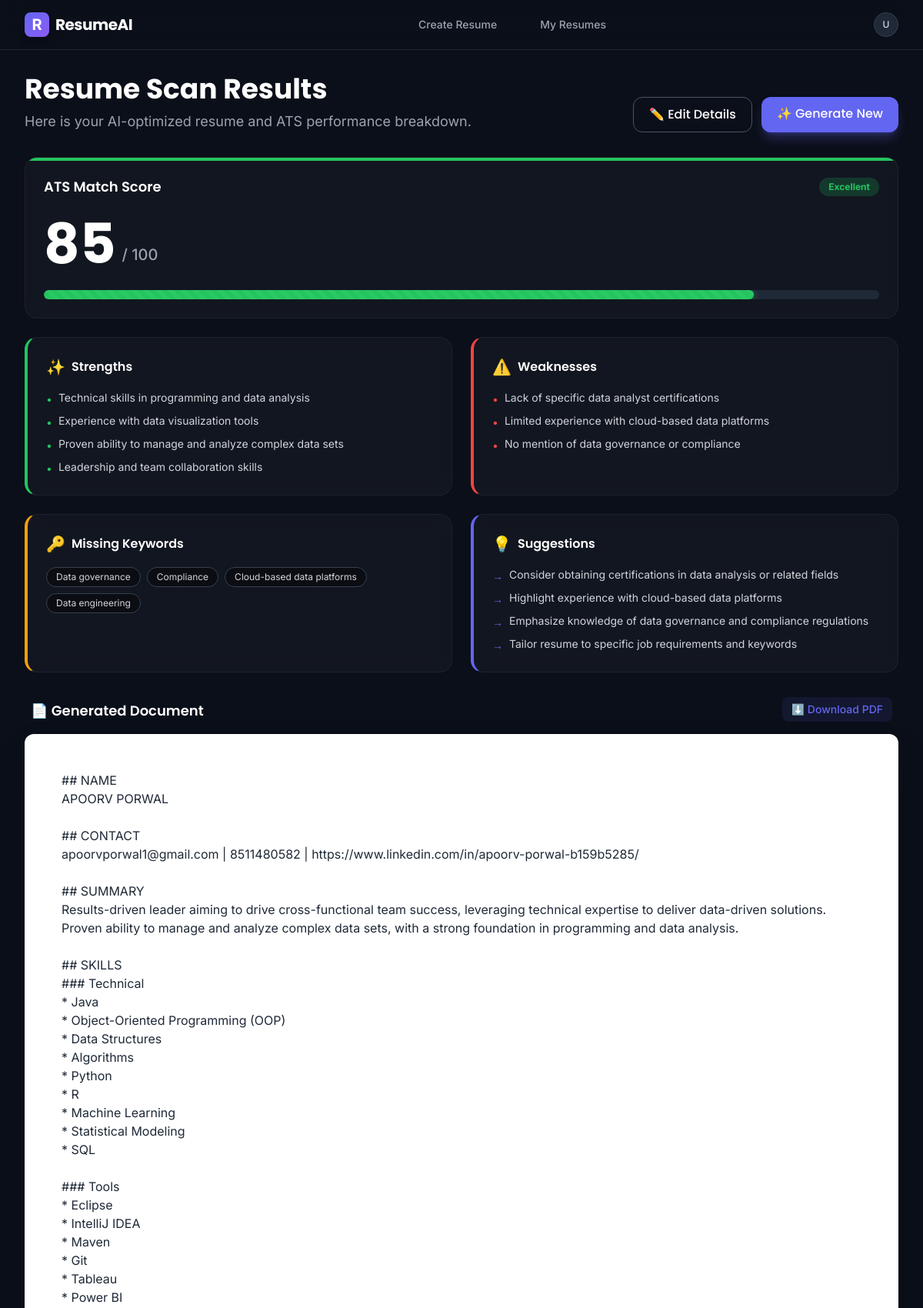
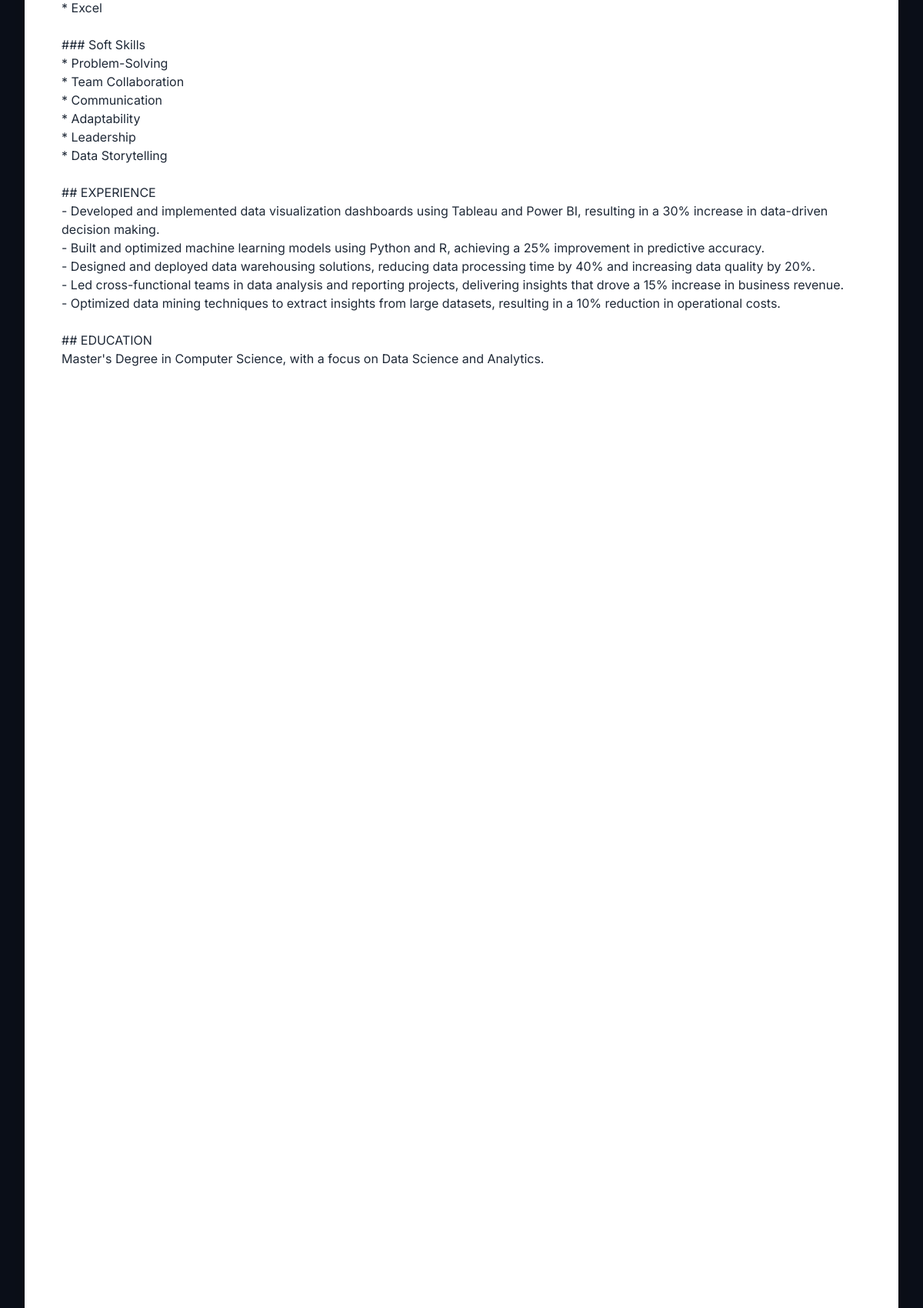
Screenshot of /resumes/detail/60/ (upper part) with the database file from the repository (2 pictures, top to bottom).
### resumes/models.py (models this page shows, shortened)
class Resume(models.Model):
    name = models.CharField(max_length=100)
    email = models.EmailField()
    phone = models.CharField(max_length=15)
    linkedin = models.URLField(blank=True, null=True)
    objective = models.TextField()
    skills = models.TextField()
    experience = models.TextField()
    education = models.TextField()
    job_description = models.TextField(blank=True, null=True)
    ai_generated_resume = models.TextField(blank=True, null=True)
    ats_score = models.IntegerField(blank=True, null=True)
    feedback = models.TextField(blank=True, null=True)
    created_at = models.DateTimeField(auto_now_add=True)
    updated_at = models.DateTimeField(auto_now=True)

### resumes/views.py (the view)
# urls.py: path('detail/<int:pk>/', views.resume_detail, name='resume_detail'),
def resume_detail(request, pk):
    resume = get_object_or_404(Resume, pk=pk)
    if resume.feedback:
        try:
            resume.feedback_data = json.loads(resume.feedback)
        except:
            resume.feedback_data = {}
    else:
        resume.feedback_data = {}
    return render(request, 'resumes/resume_detail.html', {'resume': resume})

### templates/resumes/resume_detail.html (shortened to what this page needs)
{% extends 'base.html' %}
{% block content %}
<div class="mb-8 flex flex-col md:flex-row md:items-end justify-between gap-4 print:hidden">
    <div>
        <h1 class="text-3xl md:text-4xl font-heading font-bold text-white mb-2">Resume Scan Results</h1>
        <p class="text-textSecondary text-lg">Here is your AI-optimized resume and ATS performance breakdown.</p>
    </div>
    <div class="flex gap-3">
        <a href="{% url 'update_resume' resume.pk %}" class="px-5 py-2.5 rounded-xl font-heading font-medium text-white border border-gray-600 hover:bg-gray-800 transition-colors hidden sm:block">✏️ Edit Details</a>
        <a href="{% url 'create_resume' %}" class="px-5 py-2.5 rounded-xl font-heading font-medium text-white bg-primary hover:bg-indigo-600 transition-colors shadow-lg shadow-primary/30">✨ Generate New</a>
    </div>
</div>
<div class="grid grid-cols-1 xl:grid-cols-3 gap-8 print:block">
    <div class="xl:col-span-1 space-y-6 print:hidden">
        <div class="glass-card rounded-2xl p-6 relative overflow-hidden">
            {% if resume.ats_score >= 80 %}
                <div class="absolute top-0 left-0 w-full h-1 bg-success"></div>
            {% elif resume.ats_score > 50 %}
                <div class="absolute top-0 left-0 w-full h-1 bg-warning"></div>
            {% else %}
                <div class="absolute top-0 left-0 w-full h-1 bg-error"></div>
            {% endif %}
            <div class="flex items-center justify-between mb-6">
                <h3 class="text-lg font-heading font-semibold text-white">ATS Match Score</h3>
                <span class="px-3 py-1 rounded-full text-xs font-bold
                {% if resume.ats_score >= 80 %}bg-success/20 text-success{% elif resume.ats_score > 50 %}bg-warning/20 text-warning{% else %}bg-error/20 text-error{% endif %}">
                    {% if resume.ats_score >= 80 %}Excellent{% elif resume.ats_score > 50 %}Average{% else %}Needs Work{% endif %}
                </span>
            </div>
            <div class="flex items-end gap-2 mb-4 relative">
                <span class="text-7xl font-heading font-bold text-white leading-none">{{ resume.ats_score }}</span>
                <span class="text-xl text-textSecondary mb-2 font-medium">/ 100</span>
            </div>
            <div class="w-full h-3 bg-gray-800 rounded-full overflow-hidden mt-6">
                <div class="h-full rounded-full transition-all duration-1000 ease-out flex items-center
                {% if resume.ats_score >= 80 %}bg-success shadow-[0_0_10px_rgba(34,197,94,0.5)]{% elif resume.ats_score > 50 %}bg-warning shadow-[0_0_10px_rgba(245,158,11,0.5)]{% else %}bg-error shadow-[0_0_10px_rgba(239,68,68,0.5)]{% endif %}
                " style="width: 0%;" id="atsBar" data-score="{{ resume.ats_score|default:0 }}">
                    <div class="w-full h-full opacity-30 bg-[length:1rem_1rem]" style="background-image: linear-gradient(45deg,rgba(255,255,255,.15) 25%,transparent 25%,transparent 50%,rgba(255,255,255,.15) 50%,rgba(255,255,255,.15) 75%,transparent 75%,transparent);"></div>
                </div>
            </div>
        </div>
        {% if resume.feedback_data %}
        <div class="grid grid-cols-1 sm:grid-cols-2 xl:grid-cols-1 gap-6">
            <div class="glass-card rounded-2xl p-6 border-l-4 border-l-success">
                <div class="flex items-center gap-2 mb-4">
                    <span class="text-success text-xl">✨</span>
                    <h4 class="font-heading font-semibold text-white">Strengths</h4>
                </div>
                <ul class="space-y-2">
                    {% for item in resume.feedback_data.strengths %}
                        <li class="flex items-start gap-2 text-sm text-gray-300">
                            <span class="text-success mt-0.5">•</span>
                            <span>{{ item }}</span>
                        </li>
                    {% empty %}
                        <li class="text-sm text-gray-500 italic">No significant strengths detected.</li>
                    {% endfor %}
                </ul>
            </div>
            <div class="glass-card rounded-2xl p-6 border-l-4 border-l-error">
                <div class="flex items-center gap-2 mb-4">
                    <span class="text-error text-xl">⚠️</span>
                    <h4 class="font-heading font-semibold text-white">Weaknesses</h4>
                </div>
                <ul class="space-y-2">
                    {% for item in resume.feedback_data.weaknesses %}
                        <li class="flex items-start gap-2 text-sm text-gray-300">
                            <span class="text-error mt-0.5">•</span>
                            <span>{{ item }}</span>
                        </li>
                    {% empty %}
                        <li class="text-sm text-gray-500 italic">No major weaknesses.</li>
                    {% endfor %}
                </ul>
            </div>
            <div class="glass-card rounded-2xl p-6 border-l-4 border-l-warning">
                <div class="flex items-center gap-2 mb-4">
                    <span class="text-warning text-xl">🔑</span>
                    <h4 class="font-heading font-semibold text-white">Missing Keywords</h4>
                </div>
                <div class="flex flex-wrap gap-2">
                    {% for item in resume.feedback_data.missing_keywords %}
                        <span class="px-3 py-1 bg-black/40 border border-gray-700 rounded-full text-xs text-gray-300">{{ item }}</span>
                    {% empty %}
                        <span class="text-sm text-success font-medium">None! Excellent match.</span>
                    {% endfor %}
                </div>
            </div>
            <div class="glass-card rounded-2xl p-6 border-l-4 border-l-primary">
                <div class="flex items-center gap-2 mb-4">
                    <span class="text-primary text-xl">💡</span>
                    <h4 class="font-heading font-semibold text-white">Suggestions</h4>
                </div>
                <ul class="space-y-2">
                    {% for item in resume.feedback_data.suggestions %}
                        <li class="flex items-start gap-2 text-sm text-gray-300">
                            <span class="text-primary mt-0.5">→</span>
                            <span>{{ item }}</span>
                        </li>
                    {% empty %}
                        <li class="text-sm text-gray-500 italic">No further suggestions.</li>
                    {% endfor %}
                </ul>
            </div>
        </div>
        {% endif %}
    </div>
    <div class="xl:col-span-2 print:w-full print:block">
        <div class="sticky top-24 print:static">
            <div class="flex justify-between items-end mb-4 px-2 print:hidden">
                <h3 class="text-lg font-heading font-semibold text-white flex items-center gap-2">📄 Generated Document</h3>
                <div class="flex gap-2">
                    <a href="{% url 'generate_pdf' resume.pk %}" class="text-sm text-primary hover:text-indigo-400 font-medium flex items-center gap-1 bg-primary/10 px-3 py-1.5 rounded-lg transition-colors">
                        ⬇️ Download PDF
                    </a>
                </div>
            </div>
            <div class="bg-white rounded-xl shadow-2xl overflow-hidden h-[calc(100vh-14rem)] overflow-y-auto print:h-auto print:shadow-none print:w-full print:max-w-none print:rounded-none">
                <div class="p-8 md:p-12 markdown-body text-gray-900">
                    <pre class="whitespace-pre-wrap font-sans text-sm md:text-base text-gray-800 leading-relaxed">{{ resume.ai_generated_resume }}</pre>
                </div>
            </div>
        </div>
    </div>
</div>
{% endblock %}

### templates/base.html (style rules this page uses)
body { background-color: #0B0F19; color: #E5E7EB; font-family: 'Inter', sans-serif; }
h1, h2, h3, h4, h5, h6 { font-family: 'Poppins', sans-serif; }
.glass-card { background: rgba(255, 255, 255, 0.03); backdrop-filter: blur(10px); -webkit-backdrop-filter: blur(10px); border: 1px solid rgba(255, 255, 255, 0.05); }
.markdown-body { color: #1F2937; font-size: 0.95rem; line-height: 1.6; }

### rows the page displays
Resume: ats_score "85", ai_generated_resume "## NAME APOORV PORWAL ## CONTACT apoorvporwal1@gmail.com | 8511480582 | https://www.linkedin.com/in/apoorv-porwal-b159b5285/ ## SUMMARY Results-driven leader aiming to drive cross-functional team success, leveraging technical expertise to deliver data-driven solutions. Proven ability to manage and analyze complex data sets, with a strong foundation in programming and data analysis. ## SKILLS ### Technical * Java * Object-Oriented Programming (OOP) * Data Structures * Algorithms * Python * R * Machine Learning * Statistical Modeling * SQL ### Tools * Eclipse * IntelliJ IDEA * Maven * Git * Tableau * Power BI * Excel ### Soft Skills * Problem-Solving * Team Collaboration * Communication *…"

### other values shown
{{ item }} "Technical skills in programming and data analysis" "Experience with data visualization tools" "Proven ability to manage and analyze complex data sets" "Leadership and team collaboration skills"
{{ item }} "Lack of specific data analyst certifications" "Limited experience with cloud-based data platforms" "No mention of data governance or compliance"
{{ item }} "Data governance" "Compliance" "Cloud-based data platforms" "Data engineering"
{{ item }} "Consider obtaining certifications in data analysis or related fields" "Highlight experience with cloud-based data platforms" "Emphasize knowledge of data governance and compliance regulations" "Tailor resume to specific job requirements and keywords"
